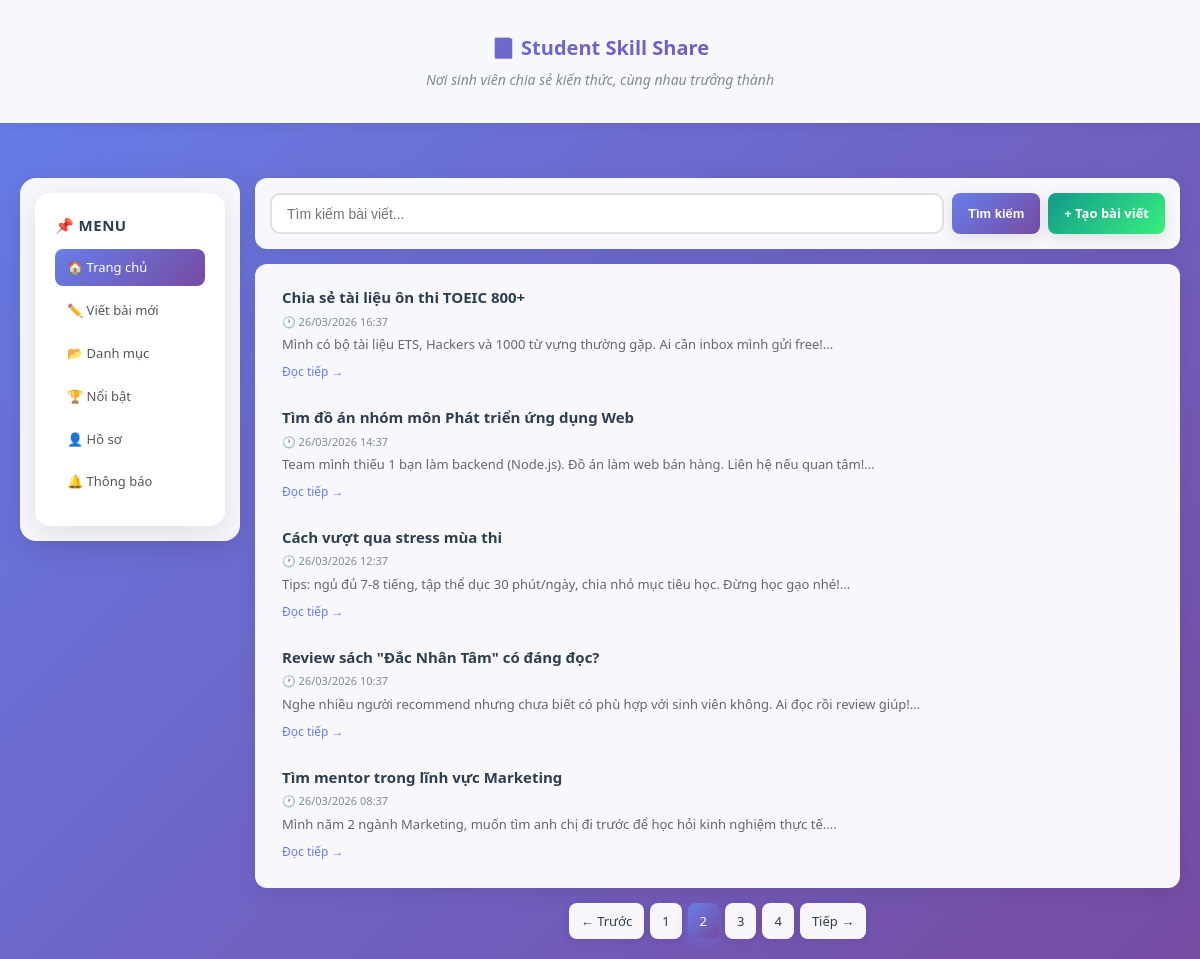
The app's page /index.php?page=2 with its own data.
### tables this page shows
CREATE TABLE IF NOT EXISTS posts (
    id INT AUTO_INCREMENT PRIMARY KEY,
    title VARCHAR(255) NOT NULL,
    content TEXT NOT NULL,
    like_count INT DEFAULT 0,
    created_at TIMESTAMP DEFAULT CURRENT_TIMESTAMP
);

### app/helpers/helpers.php (called while the page is built, shortened)
<?php
function escape($string) {
    return htmlspecialchars($string, ENT_QUOTES, 'UTF-8');
}
function formatDate($datetime) {
    return date('d/m/Y H:i', strtotime($datetime));
}

### app/config/database.php (called while the page is built, shortened)
<?php
function getConnection() {
    static $pdo = null;
    if ($pdo === null) {
        try {
            $dsn = "mysql:host=" . DB_HOST . ";dbname=" . DB_NAME . ";charset=utf8mb4";
            $pdo = new PDO($dsn, DB_USER, DB_PASS);
            $pdo->setAttribute(PDO::ATTR_ERRMODE, PDO::ERRMODE_EXCEPTION);
            $pdo->setAttribute(PDO::ATTR_DEFAULT_FETCH_MODE, PDO::FETCH_ASSOC);
        } catch (PDOException $e) {
            error_log("Database connection failed: " . $e->getMessage());
            die("
                <!DOCTYPE html>
                <html>
                <head>
                    <meta charset='UTF-8'>
                    <title>Lỗi kết nối</title>
                    <style>
                        body { font-family: Arial; padding: 50px; background: #f5f5f5; }
                        .error-box { background: white; padding: 30px; border-radius: 10px; max-width: 600px; margin: 0 auto; box-shadow: 0 2px 10px rgba(0,0,0,0.1); }
                        h2 { color: #e74c3c; }
                        .steps { background: #f9f9f9; padding: 15px; border-left: 4px solid #3498db; margin: 20px 0; }
                    </style>
                </head>
                <body>
                    <div class='error-box'>
                        <h2>⚠️ Không thể kết nối database</h2>
                        <p>Vui lòng kiểm tra:</p>
                        <div class='steps'>
                            <ol>
                                <li>MySQL đã chạy trong XAMPP chưa?</li>
                                <li>Database 'student_blog' đã được tạo chưa?</li>
                                <li>Đã import file database.sql chưa?</li>
                                <li>Thông tin kết nối trong app/config/database.php đúng chưa?</li>
                            </ol>
                        </div>
                        <p><strong>Lỗi:</strong> " . htmlspecialchars($e->getMessage()) . "</p>
                        <p><a href='test-db.php' style='color: #3498db;'>→ Test kết nối database</a></p>
                    </div>
                </body>
                </html>
            ");
        }
    }
    return $pdo;
}

### app/models/Post.php (called while the page is built, shortened)
<?php
require_once __DIR__ . '/../config/database.php';
class Post {
    private $pdo;
    public function __construct() {
        $this->pdo = getConnection();
    }
    public function getPaginated($page = 1, $perPage = 5, $keyword = '') {
        $offset = ($page - 1) * $perPage;
        if ($keyword) {
            $stmt = $this->pdo->prepare("SELECT * FROM posts WHERE title LIKE :keyword ORDER BY created_at DESC LIMIT :limit OFFSET :offset");
            $stmt->bindValue(':keyword', '%' . $keyword . '%', PDO::PARAM_STR);
            $stmt->bindValue(':limit', (int)$perPage, PDO::PARAM_INT);
            $stmt->bindValue(':offset', (int)$offset, PDO::PARAM_INT);
            $stmt->execute();
        } else {
            $stmt = $this->pdo->prepare("SELECT * FROM posts ORDER BY created_at DESC LIMIT :limit OFFSET :offset");
            $stmt->bindValue(':limit', (int)$perPage, PDO::PARAM_INT);
            $stmt->bindValue(':offset', (int)$offset, PDO::PARAM_INT);
            $stmt->execute();
        }
        return $stmt->fetchAll();
    }
    public function countAll($keyword = '') {
        if ($keyword) {
            $stmt = $this->pdo->prepare("SELECT COUNT(*) FROM posts WHERE title LIKE ?");
            $stmt->execute(['%' . $keyword . '%']);
        } else {
            $stmt = $this->pdo->query("SELECT COUNT(*) FROM posts");
        }
        return (int)$stmt->fetchColumn();
    }
}

### public/index.php (the view, shortened to what this page needs)
<?php
require_once __DIR__ . '/../app/models/Post.php';
require_once __DIR__ . '/../app/helpers/helpers.php';
$postModel = new Post();
$keyword = isset($_GET['search']) ? trim($_GET['search']) : '';
$perPage = 5;
$currentPage = isset($_GET['page']) ? max(1, (int)$_GET['page']) : 1;
$totalPosts = $postModel->countAll($keyword);
$totalPages = ceil($totalPosts / $perPage);
$posts = $postModel->getPaginated($currentPage, $perPage, $keyword);
?>
<!DOCTYPE html>
<html lang="vi">
<head>
    <link rel="stylesheet" href="assets/style.css">
</head>
<body>
    <header>
        <div class="container">
            <h1>📘 Student Skill Share</h1>
            <p class="slogan">Nơi sinh viên chia sẻ kiến thức, cùng nhau trưởng thành</p>
        </div>
    </header>
    <div class="container">
        <div class="layout-grid">
            <aside class="sidebar-left">
                <nav class="side-menu">
                    <h4>📌 Menu</h4>
                    <ul>
                        <li><a href="index.php" class="active">🏠 Trang chủ</a></li>
                        <li><a href="create.php">✏️ Viết bài mới</a></li>
                        <li><a href="#" class="coming-soon" data-feature="Danh mục chủ đề">📂 Danh mục</a></li>
                        <li><a href="#" class="coming-soon" data-feature="Bảng xếp hạng">🏆 Nổi bật</a></li>
                        <li><a href="#" class="coming-soon" data-feature="Hồ sơ cá nhân">👤 Hồ sơ</a></li>
                        <li><a href="#" class="coming-soon" data-feature="Thông báo">🔔 Thông báo</a></li>
                    </ul>
                </nav>
            </aside>
            <main class="main-content">
                <div class="search-bar">
                    <form method="GET" action="index.php">
                        <input type="text" name="search" placeholder="Tìm kiếm bài viết..." value="<?= escape($keyword) ?>">
                        <button type="submit" class="btn btn-primary">Tìm kiếm</button>
                        <a href="create.php" class="btn btn-success">+ Tạo bài viết</a>
                    </form>
                </div>
                <div class="post-list">
                    <?php if (empty($posts)): ?>
                        <div class="empty-state">
                            <p>Chưa có bài viết nào. Hãy tạo bài viết đầu tiên!</p>
                        </div>
                    <?php else: ?>
                        <?php foreach ($posts as $post): ?>
                            <a href="post.php?id=<?= $post['id'] ?>" class="post-card-link">
                                <div class="post-item">
                                    <h3><?= escape($post['title']) ?></h3>
                                    <div class="post-meta">🕐 <?= formatDate($post['created_at']) ?></div>
                                    <div class="post-excerpt"><?= escape(substr($post['content'], 0, 150)) ?>...</div>
                                    <span class="read-more">Đọc tiếp →</span>
                                </div>
                            </a>
                        <?php endforeach; ?>
                    <?php endif; ?>
                </div>
                <?php if ($totalPages > 1): ?>
                <div class="pagination">
                    <?php if ($currentPage > 1): ?>
                        <a href="index.php?page=<?= $currentPage - 1 ?><?= $keyword ? '&search=' . urlencode($keyword) : '' ?>" class="page-btn">← Trước</a>
                    <?php endif; ?>
                    <?php for ($i = 1; $i <= $totalPages; $i++): ?>
                        <a href="index.php?page=<?= $i ?><?= $keyword ? '&search=' . urlencode($keyword) : '' ?>"
                           class="page-btn <?= $i === $currentPage ? 'active' : '' ?>">
                            <?= $i ?>
                        </a>
                    <?php endfor; ?>
                    <?php if ($currentPage < $totalPages): ?>
                        <a href="index.php?page=<?= $currentPage + 1 ?><?= $keyword ? '&search=' . urlencode($keyword) : '' ?>" class="page-btn">Tiếp →</a>
                    <?php endif; ?>
                </div>
                <?php endif; ?>
            </main>
        </div>
    </div>
</body>
</html>

### records on screen
posts: title "Chia sẻ tài liệu ôn thi TOEIC 800+", created_at "26/03/2026 16:37", content "Mình có bộ tài liệu ETS, Hackers và 1000 từ vựng thường gặp. Ai cần inbox mình gửi free!"
posts: title "Tìm đồ án nhóm môn Phát triển ứng dụng Web", created_at "26/03/2026 14:37", content "Team mình thiếu 1 bạn làm backend (Node.js). Đồ án làm web bán hàng. Liên hệ nếu quan tâm!"
posts: title "Cách vượt qua stress mùa thi", created_at "26/03/2026 12:37", content "Tips: ngủ đủ 7-8 tiếng, tập thể dục 30 phút/ngày, chia nhỏ mục tiêu học. Đừng học gạo nhé!"
posts: title "Review sách \"Đắc Nhân Tâm\" có đáng đọc?", created_at "26/03/2026 10:37", content "Nghe nhiều người recommend nhưng chưa biết có phù hợp với sinh viên không. Ai đọc rồi review giúp!"
posts: title "Tìm mentor trong lĩnh vực Marketing", created_at "26/03/2026 08:37", content "Mình năm 2 ngành Marketing, muốn tìm anh chị đi trước để học hỏi kinh nghiệm thực tế."
